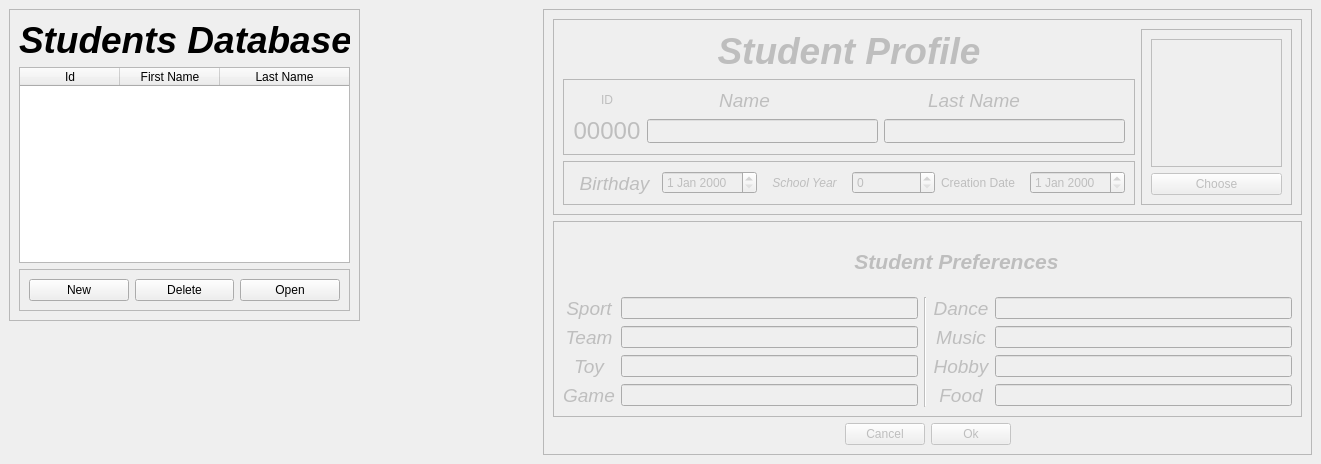
      <widget class="QWidget" name="tab_10">
       <attribute name="title">
        <string>Students</string>
       </attribute>
       <widget class="QFrame" name="frame_18">
        <property name="geometry">
         <rect>
          <x>9</x>
          <y>9</y>
          <width>351</width>
          <height>312</height>
         </rect>
        </property>
        <property name="frameShape">
         <enum>QFrame::StyledPanel</enum>
        </property>
        <property name="frameShadow">
         <enum>QFrame::Raised</enum>
        </property>
        <layout class="QGridLayout" name="gridLayout_38">
         <item row="0" column="0">
          <widget class="QLabel" name="label_29">
           <property name="font">
            <font>
             <family>Ubuntu</family>
             <pointsize>28</pointsize>
             <weight>75</weight>
             <italic>true</italic>
             <bold>true</bold>
            </font>
           </property>
           <property name="text">
            <string>Students Database</string>
           </property>
          </widget>
         </item>
         <item row="2" column="0">
          <widget class="QFrame" name="frame_25">
           <property name="frameShape">
            <enum>QFrame::StyledPanel</enum>
           </property>
           <property name="frameShadow">
            <enum>QFrame::Raised</enum>
           </property>
           <layout class="QHBoxLayout" name="horizontalLayout_2">
            <item>
             <widget class="QPushButton" name="user_new_button">
              <property name="text">
               <string>New</string>
              </property>
             </widget>
            </item>
            <item>
             <widget class="QPushButton" name="user_del_button">
              <property name="text">
               <string>Delete</string>
              </property>
             </widget>
            </item>
            <item>
             <widget class="QPushButton" name="user_open_table_button">
              <property name="text">
               <string>Open</string>
              </property>
             </widget>
            </item>
           </layout>
          </widget>
         </item>
         <item row="1" column="0">
          <widget class="QTableWidget" name="st_db_index_table">
           <property name="alternatingRowColors">
            <bool>true</bool>
           </property>
           <property name="selectionBehavior">
            <enum>QAbstractItemView::SelectRows</enum>
           </property>
           <attribute name="horizontalHeaderCascadingSectionResizes">
            <bool>true</bool>
           </attribute>
           <attribute name="horizontalHeaderMinimumSectionSize">
            <number>100</number>
           </attribute>
           <attribute name="horizontalHeaderShowSortIndicator" stdset="0">
            <bool>true</bool>
           </attribute>
           <attribute name="horizontalHeaderStretchLastSection">
            <bool>true</bool>
           </attribute>
           <attribute name="verticalHeaderHighlightSections">
            <bool>false</bool>
           </attribute>
           <column>
            <property name="text">
             <string>Id</string>
            </property>
           </column>
           <column>
            <property name="text">
             <string>First Name</string>
            </property>
           </column>
           <column>
            <property name="text">
             <string>Last Name</string>
            </property>
           </column>
          </widget>
         </item>
        </layout>
       </widget>
       <widget class="QFrame" name="user_frame">
        <property name="enabled">
         <bool>false</bool>
        </property>
        <property name="geometry">
         <rect>
          <x>543</x>
          <y>9</y>
          <width>769</width>
          <height>446</height>
         </rect>
        </property>
        <property name="minimumSize">
         <size>
          <width>1</width>
          <height>1</height>
         </size>
        </property>
        <property name="frameShape">
         <enum>QFrame::StyledPanel</enum>
        </property>
        <property name="frameShadow">
         <enum>QFrame::Raised</enum>
        </property>
        <layout class="QGridLayout" name="gridLayout_44">
         <item row="2" column="1">
          <widget class="QPushButton" name="user_cancel_button">
           <property name="text">
            <string>Cancel</string>
           </property>
          </widget>
         </item>
         <item row="2" column="0">
          <spacer name="horizontalSpacer_6">
           <property name="orientation">
            <enum>Qt::Horizontal</enum>
           </property>
           <property name="sizeHint" stdset="0">
            <size>
             <width>40</width>
             <height>20</height>
            </size>
           </property>
          </spacer>
         </item>
         <item row="2" column="2">
          <widget class="QPushButton" name="user_ok_button">
           <property name="text">
            <string>Ok</string>
           </property>
          </widget>
         </item>
         <item row="2" column="3">
          <spacer name="horizontalSpacer_7">
           <property name="orientation">
            <enum>Qt::Horizontal</enum>
           </property>
           <property name="sizeHint" stdset="0">
            <size>
             <width>40</width>
             <height>20</height>
            </size>
           </property>
          </spacer>
         </item>
         <item row="1" column="0" colspan="4">
          <widget class="QFrame" name="frame_22">
           <property name="frameShape">
            <enum>QFrame::StyledPanel</enum>
           </property>
           <property name="frameShadow">
            <enum>QFrame::Raised</enum>
           </property>
           <layout class="QGridLayout" name="gridLayout_23">
            <item row="1" column="4">
             <widget class="QLineEdit" name="user_dance"/>
            </item>
            <item row="1" column="2" rowspan="4">
             <widget class="Line" name="line_7">
              <property name="orientation">
               <enum>Qt::Vertical</enum>
              </property>
             </widget>
            </item>
            <item row="2" column="1">
             <widget class="QLineEdit" name="user_team"/>
            </item>
            <item row="3" column="1">
             <widget class="QLineEdit" name="user_toy"/>
            </item>
            <item row="2" column="4">
             <widget class="QLineEdit" name="user_music"/>
            </item>
            <item row="1" column="0">
             <widget class="QLabel" name="label_41">
              <property name="font">
               <font>
                <family>Ubuntu</family>
                <pointsize>14</pointsize>
                <italic>true</italic>
               </font>
              </property>
              <property name="text">
               <string>Sport</string>
              </property>
              <property name="alignment">
               <set>Qt::AlignCenter</set>
              </property>
             </widget>
            </item>
            <item row="4" column="0">
             <widget class="QLabel" name="label_49">
              <property name="font">
               <font>
                <family>Ubuntu</family>
                <pointsize>14</pointsize>
                <italic>true</italic>
               </font>
              </property>
              <property name="text">
               <string>Game</string>
              </property>
              <property name="alignment">
               <set>Qt::AlignCenter</set>
              </property>
             </widget>
            </item>
            <item row="4" column="3">
             <widget class="QLabel" name="label_51">
              <property name="font">
               <font>
                <family>Ubuntu</family>
                <pointsize>14</pointsize>
                <italic>true</italic>
               </font>
              </property>
              <property name="text">
               <string>Food</string>
              </property>
              <property name="alignment">
               <set>Qt::AlignCenter</set>
              </property>
             </widget>
            </item>
            <item row="1" column="3">
             <widget class="QLabel" name="label_46">
              <property name="font">
               <font>
                <family>Ubuntu</family>
                <pointsize>14</pointsize>
                <italic>true</italic>
               </font>
              </property>
              <property name="text">
               <string>Dance</string>
              </property>
              <property name="alignment">
               <set>Qt::AlignCenter</set>
              </property>
             </widget>
            </item>
            <item row="4" column="1">
             <widget class="QLineEdit" name="user_game"/>
            </item>
            <item row="1" column="1">
             <widget class="QLineEdit" name="user_sport"/>
            </item>
            <item row="2" column="0">
             <widget class="QLabel" name="label_45">
              <property name="font">
               <font>
                <family>Ubuntu</family>
                <pointsize>14</pointsize>
                <italic>true</italic>
               </font>
              </property>
              <property name="text">
               <string>Team</string>
              </property>
              <property name="alignment">
               <set>Qt::AlignCenter</set>
              </property>
             </widget>
            </item>
            <item row="3" column="3">
             <widget class="QLabel" name="label_50">
              <property name="font">
               <font>
                <family>Ubuntu</family>
                <pointsize>14</pointsize>
                <italic>true</italic>
               </font>
              </property>
              <property name="text">
               <string>Hobby</string>
              </property>
              <property name="alignment">
               <set>Qt::AlignCenter</set>
              </property>
             </widget>
            </item>
            <item row="4" column="4">
             <widget class="QLineEdit" name="user_food"/>
            </item>
            <item row="2" column="3">
             <widget class="QLabel" name="label_48">
              <property name="font">
               <font>
                <family>Ubuntu</family>
                <pointsize>14</pointsize>
                <italic>true</italic>
               </font>
              </property>
              <property name="text">
               <string>Music</string>
              </property>
              <property name="alignment">
               <set>Qt::AlignCenter</set>
              </property>
             </widget>
            </item>
            <item row="3" column="0">
             <widget class="QLabel" name="label_47">
              <property name="font">
               <font>
                <family>Ubuntu</family>
                <pointsize>14</pointsize>
                <italic>true</italic>
               </font>
              </property>
              <property name="text">
               <string>Toy</string>
              </property>
              <property name="alignment">
               <set>Qt::AlignCenter</set>
              </property>
             </widget>
            </item>
            <item row="3" column="4">
             <widget class="QLineEdit" name="user_hobby"/>
            </item>
            <item row="0" column="1" colspan="4">
             <widget class="QLabel" name="label_43">
              <property name="font">
               <font>
                <family>Ubuntu</family>
                <pointsize>16</pointsize>
                <weight>75</weight>
                <italic>true</italic>
                <bold>true</bold>
               </font>
              </property>
              <property name="text">
               <string>Student Preferences</string>
              </property>
              <property name="alignment">
               <set>Qt::AlignCenter</set>
              </property>
             </widget>
            </item>
           </layout>
          </widget>
         </item>
         <item row="0" column="0" colspan="4">
          <widget class="QFrame" name="frame_54">
           <property name="frameShape">
            <enum>QFrame::StyledPanel</enum>
           </property>
           <property name="frameShadow">
            <enum>QFrame::Raised</enum>
           </property>
           <layout class="QGridLayout" name="gridLayout_25">
            <item row="0" column="1" rowspan="3">
             <widget class="QFrame" name="frame_21">
              <property name="minimumSize">
               <size>
                <width>1</width>
                <height>1</height>
               </size>
              </property>
              <property name="maximumSize">
               <size>
                <width>151</width>
                <height>191</height>
               </size>
              </property>
              <property name="frameShape">
               <enum>QFrame::StyledPanel</enum>
              </property>
              <property name="frameShadow">
               <enum>QFrame::Raised</enum>
              </property>
              <layout class="QGridLayout" name="gridLayout_21">
               <item row="2" column="0">
                <widget class="QPushButton" name="user_choose_pic_button">
                 <property name="text">
                  <string>Choose</string>
                 </property>
                </widget>
               </item>
               <item row="1" column="0">
                <widget class="QLabel" name="user_image">
                 <property name="maximumSize">
                  <size>
                   <width>11111</width>
                   <height>11111</height>
                  </size>
                 </property>
                 <property name="frameShape">
                  <enum>QFrame::Box</enum>
                 </property>
                 <property name="text">
                  <string/>
                 </property>
                 <property name="pixmap">
                  <pixmap resource="imgs.qrc">:/imgs/user2.png</pixmap>
                 </property>
                 <property name="scaledContents">
                  <bool>true</bool>
                 </property>
                 <property name="alignment">
                  <set>Qt::AlignCenter</set>
                 </property>
                 <property name="wordWrap">
                  <bool>true</bool>
                 </property>
                 <property name="indent">
                  <number>-1</number>
                 </property>
                </widget>
               </item>
              </layout>
             </widget>
            </item>
            <item row="0" column="0">
             <widget class="QLabel" name="label_40">
              <property name="font">
               <font>
                <family>Ubuntu</family>
                <pointsize>28</pointsize>
                <weight>75</weight>
                <italic>true</italic>
                <bold>true</bold>
               </font>
              </property>
              <property name="text">
               <string>Student Profile</string>
              </property>
              <property name="alignment">
               <set>Qt::AlignCenter</set>
              </property>
             </widget>
            </item>
            <item row="1" column="0">
             <widget class="QFrame" name="frame_20">
              <property name="frameShape">
               <enum>QFrame::StyledPanel</enum>
              </property>
              <property name="frameShadow">
               <enum>QFrame::Raised</enum>
              </property>
              <layout class="QGridLayout" name="gridLayout_22">
               <item row="0" column="0">
                <widget class="QLabel" name="label_106">
                 <property name="text">
                  <string>ID</string>
                 </property>
                 <property name="alignment">
                  <set>Qt::AlignCenter</set>
                 </property>
                </widget>
               </item>
               <item row="0" column="1">
                <widget class="QLabel" name="label_34">
                 <property name="maximumSize">
                  <size>
                   <width>195</width>
                   <height>22</height>
                  </size>
                 </property>
                 <property name="font">
                  <font>
                   <family>Ubuntu</family>
                   <pointsize>14</pointsize>
                   <italic>true</italic>
                  </font>
                 </property>
                 <property name="text">
                  <string>Name</string>
                 </property>
                 <property name="alignment">
                  <set>Qt::AlignCenter</set>
                 </property>
                </widget>
               </item>
               <item row="0" column="2">
                <widget class="QLabel" name="label_36">
                 <property name="maximumSize">
                  <size>
                   <width>180</width>
                   <height>22</height>
                  </size>
                 </property>
                 <property name="font">
                  <font>
                   <family>Ubuntu</family>
                   <pointsize>14</pointsize>
                   <italic>true</italic>
                  </font>
                 </property>
                 <property name="text">
                  <string>Last Name</string>
                 </property>
                 <property name="alignment">
                  <set>Qt::AlignCenter</set>
                 </property>
                </widget>
               </item>
               <item row="1" column="1">
                <widget class="QLineEdit" name="user_name_field">
                 <property name="enabled">
                  <bool>false</bool>
                 </property>
                 <property name="sizePolicy">
                  <sizepolicy hsizetype="Fixed" vsizetype="Fixed">
                   <horstretch>0</horstretch>
                   <verstretch>0</verstretch>
                  </sizepolicy>
                 </property>
                 <property name="minimumSize">
                  <size>
                   <width>231</width>
                   <height>24</height>
                  </size>
                 </property>
                </widget>
               </item>
               <item row="1" column="2">
                <widget class="QLineEdit" name="user_last_name_field">
                 <property name="sizePolicy">
                  <sizepolicy hsizetype="Fixed" vsizetype="Fixed">
                   <horstretch>0</horstretch>
                   <verstretch>0</verstretch>
                  </sizepolicy>
                 </property>
                 <property name="minimumSize">
                  <size>
                   <width>241</width>
                   <height>24</height>
                  </size>
                 </property>
                </widget>
               </item>
               <item row="1" column="0">
                <widget class="QLabel" name="user_id_label">
                 <property name="font">
                  <font>
                   <pointsize>18</pointsize>
                  </font>
                 </property>
                 <property name="text">
                  <string>00000</string>
                 </property>
                 <property name="alignment">
                  <set>Qt::AlignCenter</set>
                 </property>
                </widget>
               </item>
              </layout>
             </widget>
            </item>
            <item row="2" column="0">
             <widget class="QFrame" name="frame_71">
              <property name="frameShape">
               <enum>QFrame::StyledPanel</enum>
              </property>
              <property name="frameShadow">
               <enum>QFrame::Raised</enum>
              </property>
              <layout class="QHBoxLayout" name="horizontalLayout">
               <item>
                <widget class="QLabel" name="label_42">
                 <property name="font">
                  <font>
                   <family>Ubuntu</family>
                   <pointsize>14</pointsize>
                   <italic>true</italic>
                  </font>
                 </property>
                 <property name="text">
                  <string>Birthday</string>
                 </property>
                 <property name="alignment">
                  <set>Qt::AlignCenter</set>
                 </property>
                </widget>
               </item>
               <item>
                <widget class="QDateEdit" name="user_bd_field"/>
               </item>
               <item>
                <widget class="QLabel" name="label_39">
                 <property name="font">
                  <font>
                   <family>Ubuntu</family>
                   <italic>true</italic>
                  </font>
                 </property>
                 <property name="text">
                  <string>School Year</string>
                 </property>
                 <property name="alignment">
                  <set>Qt::AlignCenter</set>
                 </property>
                </widget>
               </item>
               <item>
                <widget class="QSpinBox" name="user_school_year"/>
               </item>
               <item>
                <widget class="QLabel" name="label_127">
                 <property name="text">
                  <string>Creation Date</string>
                 </property>
                </widget>
               </item>
               <item>
                <widget class="QDateEdit" name="user_creation_date"/>
               </item>
              </layout>
             </widget>
            </item>
           </layout>
          </widget>
         </item>
        </layout>
       </widget>
      </widget>
